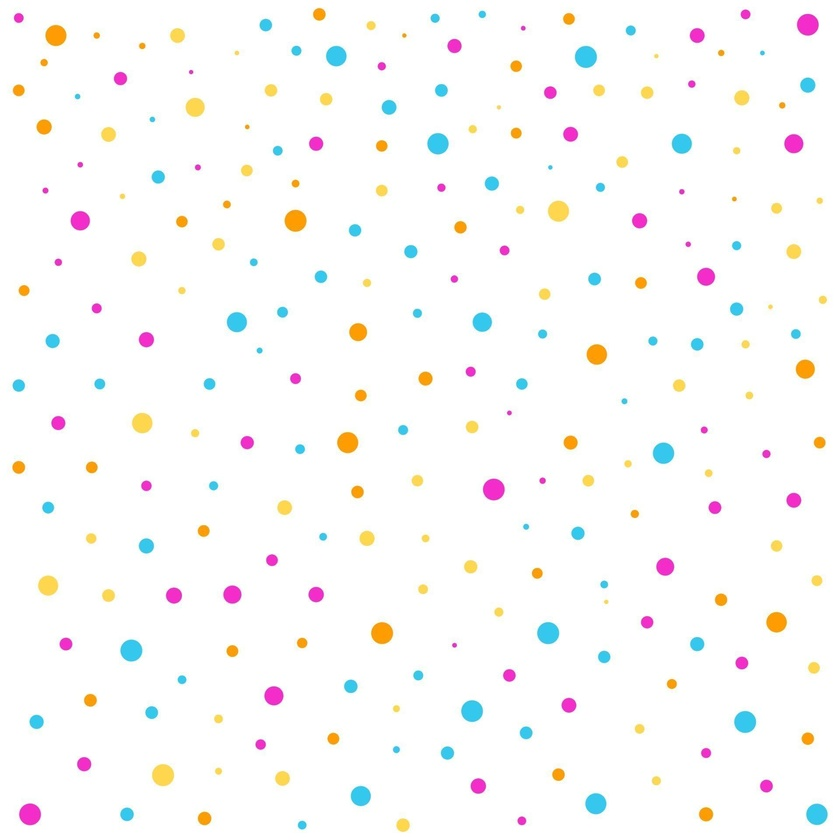
#> input picture Aula2/foto.jpg, 840 x 840 px, shrunk from 1920 x 1920 before the run
$ python aula02.py
#> lines starting #> are read from the running program, lines starting #| are printed output that depends on the picture
# -*- coding: utf-8 -*-

import cv2
import numpy
import matplotlib.pyplot as plt
foto = 'foto.jpg'
imagem = cv2.imread(foto)
#> imagem is the input picture: shape (840, 840, 3); mean B, G, R 249.5, 250.4, 251.2

###

#cria uma imagem (matriz) e preenche seus pixels com tons de cinza
#cada tom de cinz equivale à média dos tres canais daquele pixel
cinzas = numpy.zeros((imagem.shape[0], imagem.shape[1]), dtype = numpy.uint8)
for i in range (imagem.shape[0]):
    for j in range (imagem.shape[1]):
        cinzas[i][j] = (imagem[i][j].sum()//3)
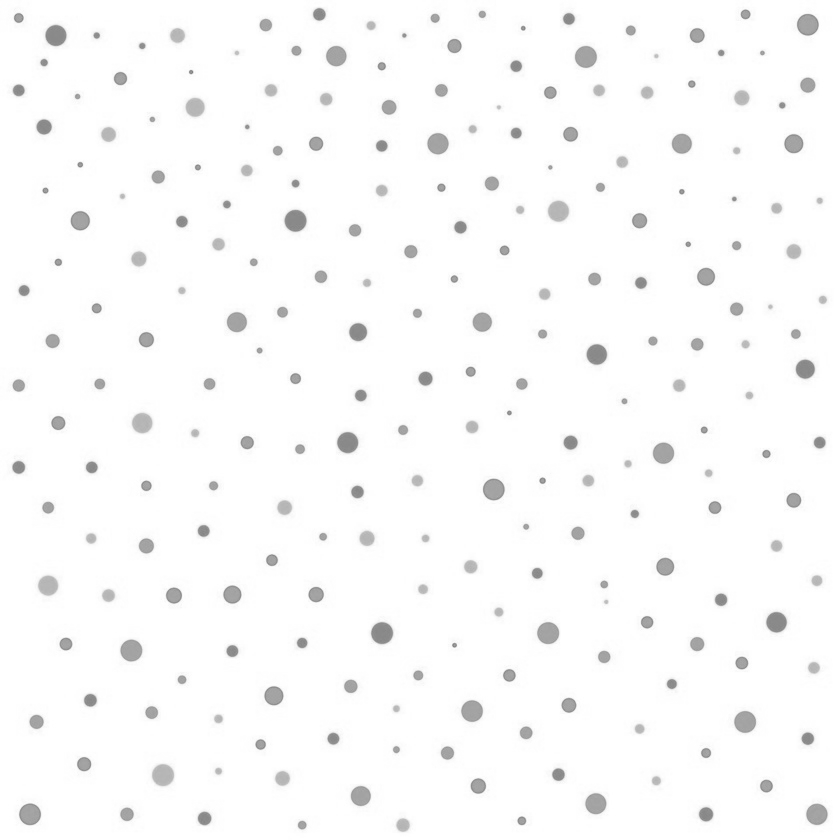
#> cinzas: shape (840, 840); min 127, max 255, mean 250.3
"""
cv2.imshow("Tons de Cinza", cinzas)
cv2.waitKey(0)
cv2.imwrite("im_cinza.jpg", cinzas)
"""

###

#cria um array com 256 casas, contando os 256 tons de cinza
#preenche ele casa a casa somando +1 sempre que aquele tom de cinza for encontrado (0 a 255)
histCinza = [0]*256
for i in range (imagem.shape[0]):
    for j in range (imagem.shape[1]):
        histCinza[cinzas[i][j]]+=1

#cria o eixo x e nomeia o eixo x e y
pixel = [0]*256
for i in range (256):
    pixel[i]=i
plt.xlabel('Tom de Cinza')
plt.ylabel('Quantidade')

#nomeia e plota o histograma
plt.title('Histograma de Tons de Cinza')
plt.bar(pixel, histCinza, color='gray')
plt.show()
#> figure, not shown here; tallest bar 519005 high, from x = 254.6 to 255.4

###

#criando histogramas pros outros canais
canalAzul = numpy.zeros((imagem.shape[0], imagem.shape[1], imagem.shape[2]), dtype = numpy.uint8)
canalVerde = numpy.zeros((imagem.shape[0], imagem.shape[1], imagem.shape[2]), dtype = numpy.uint8)
canalVermelho = numpy.zeros((imagem.shape[0], imagem.shape[1], imagem.shape[2]), dtype = numpy.uint8)

canalAzul[:,:,0] = imagem[:,:,0]
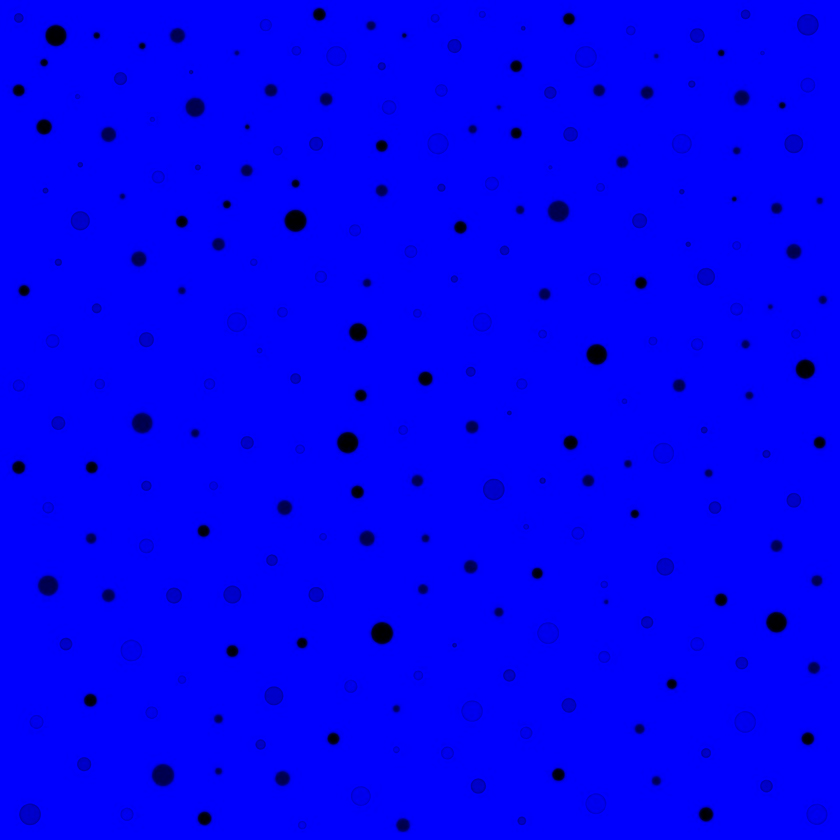
#> canalAzul: shape (840, 840, 3); mean B, G, R 249.5, 0, 0
canalVerde[:,:,1] = imagem[:,:,1]
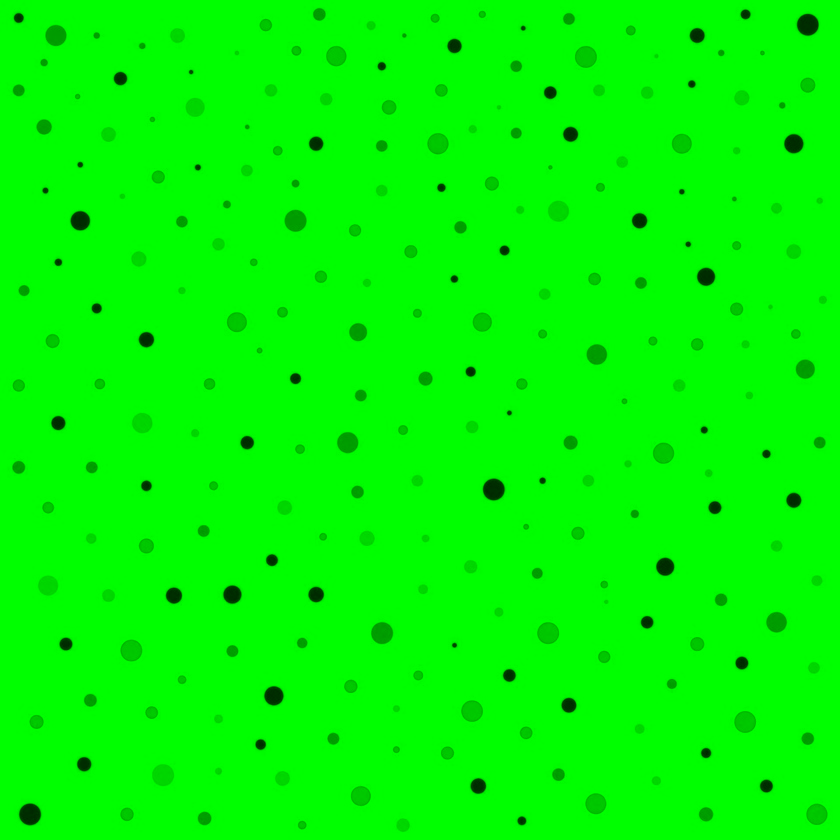
#> canalVerde: shape (840, 840, 3); mean B, G, R 0, 250.4, 0
canalVermelho[:,:,2] = imagem[:,:,2]
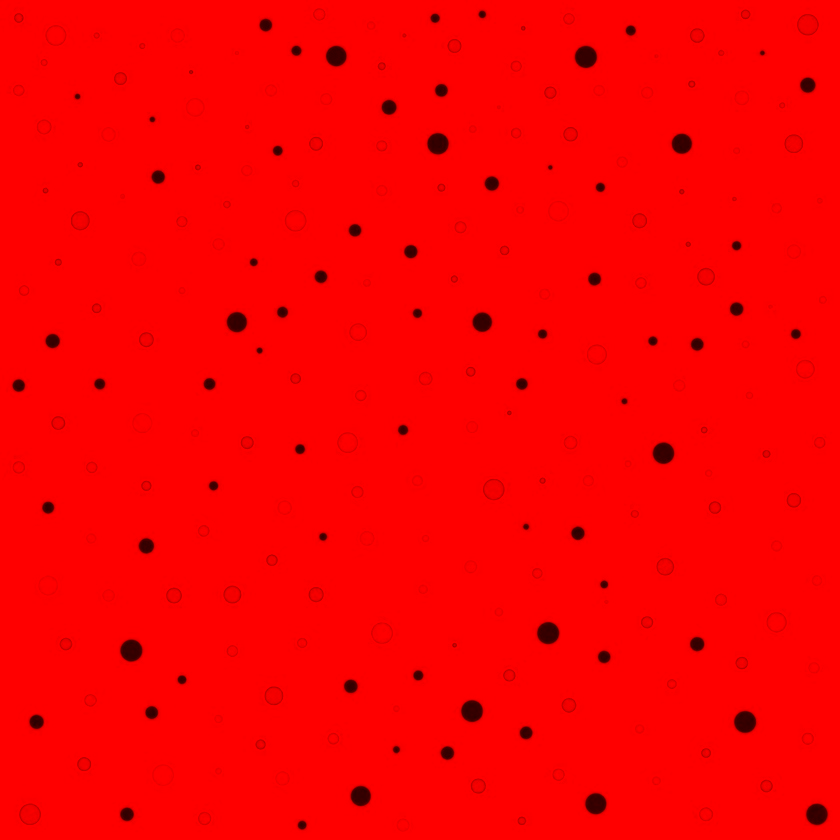
#> canalVermelho: shape (840, 840, 3); mean B, G, R 0, 0, 251.2

histAzul = [0]*256
for i in range (imagem.shape[0]):
    for j in range (imagem.shape[1]):
        histAzul[canalAzul[i][j][0]]+=1
pixel = [0]*256
for i in range (256):
    pixel[i]=i
plt.xlabel('Tom de Azul')
plt.ylabel('Quantidade')
plt.title('Histograma de Tons de Azul')
plt.bar(pixel, histAzul, color='blue')
plt.show()
#> figure, not shown here; tallest bar 583185 high, from x = 254.6 to 255.4

histVerde = [0]*256
for i in range (imagem.shape[0]):
    for j in range (imagem.shape[1]):
        histVerde[canalVerde[i][j][1]]+=1
pixel = [0]*256
for i in range (256):
    pixel[i]=i
plt.xlabel('Tom de Verde')
plt.ylabel('Quantidade')
plt.title('Histograma de Tons de Verde')
plt.bar(pixel, histVerde, color='green')
plt.show()
#> figure, not shown here; tallest bar 596117 high, from x = 254.6 to 255.4

histVermelho = [0]*256
for i in range (imagem.shape[0]):
    for j in range (imagem.shape[1]):
        histVermelho[canalVermelho[i][j][2]]+=1
pixel = [0]*256
for i in range (256):
    pixel[i]=i
plt.xlabel('Tom de Vermelho')
plt.ylabel('Quantidade')
plt.title('Histograma de Tons de Vermelho')
plt.bar(pixel, histVermelho, color='red')
plt.show()
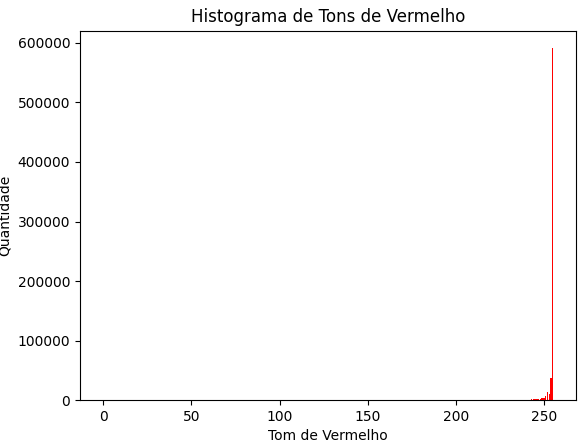
#> figure drawn by matplotlib, 1 panel; tallest bar 591087 high, from x = 254.6 to 255.4

###

separadas = numpy.zeros((imagem.shape[0], imagem.shape[1]), dtype = numpy.uint8)
for i in range (imagem.shape[0]):
    for j in range (imagem.shape[1]):
        separadas[i][j] = cinzas[i][j]


for i in range (imagem.shape[0]):
    for j in range (imagem.shape[1]):
        if ((separadas[i][j]<=130) or (separadas[i][j]>=160)):
            separadas[i][j] = 255
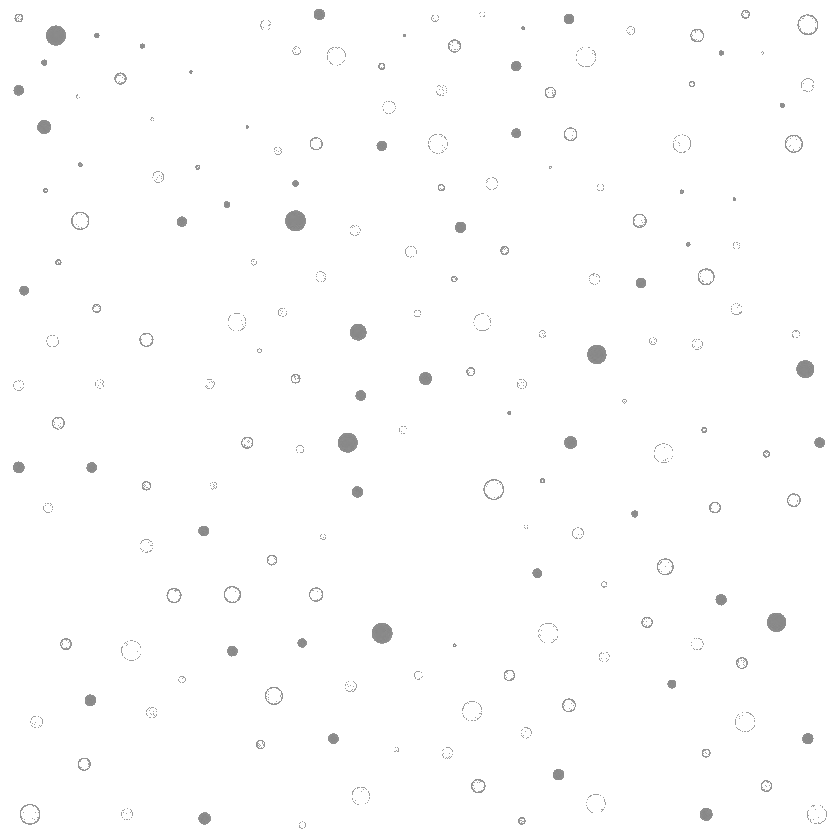
#> separadas: shape (840, 840); min 131, max 255, mean 253.4

#cria um array com 256 casas, contando os 256 tons de cinza
#preenche ele casa a casa somando +1 sempre que aquele tom de cinza for encontrado (0 a 255)
histSepara = [0]*256
for i in range (imagem.shape[0]):
    for j in range (imagem.shape[1]):
        histSepara[separadas[i][j]]+=1

#cria o eixo x e nomeia o eixo x e y
pixelN = [0]*256
for i in range (256):
    pixelN[i]=i
plt.xlabel('Tom de Cinza')
plt.ylabel('Quantidade')

#nomeia e plota o histograma
plt.title('Histograma de Tons de Cinza 2')
plt.bar(pixelN, histSepara, color='gray')
plt.show()
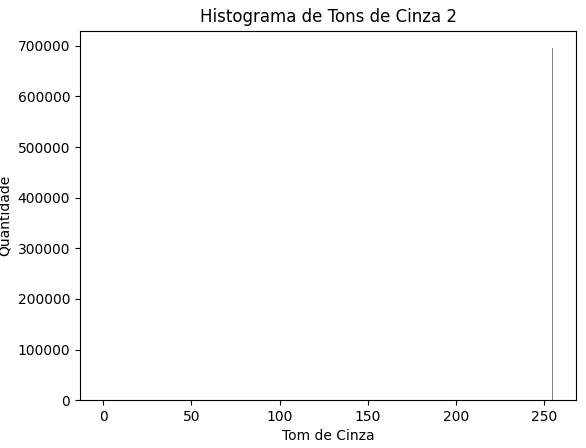
#> figure drawn by matplotlib, 1 panel; tallest bar 695363 high, from x = 254.6 to 255.4


cv2.imshow("Imagem Real",imagem)
cv2.imshow("Tons de Cinza", cinzas)
cv2.imshow("Cores Separadas", separadas)
cv2.waitKey(0)
cv2.imwrite("im_separada.jpg", separadas)
